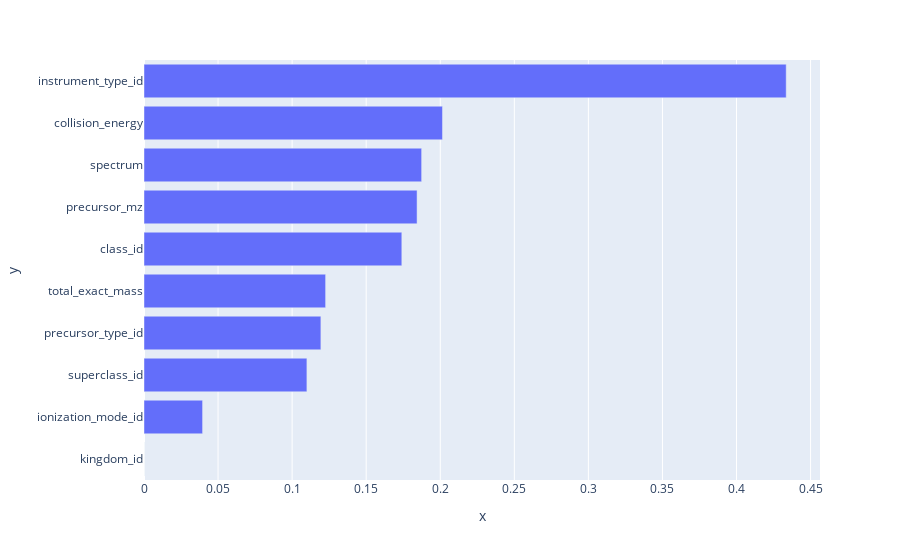

This figure's notebook cell:
### Code cell
import plotly.express as px
fig = px.bar(x=s.values(), y=s.keys(), orientation='h')
fig.show()

### Figure 1 — Plotly figure (JSON) as saved in the notebook; plotly's stock layout.template omitted (floating-point values rounded to 4 significant figures)
{"data": [{"alignmentgroup": "True", "hovertemplate": "x=%{x}<br>y=%{y}<extra></extra>", "legendgroup": "", "marker": {"color": "#636efa", "pattern": {"shape": ""}}, "name": "", "offsetgroup": "", "orientation": "h", "showlegend": false, "textposition": "auto", "type": "bar", "x": [0, 0.03954, 0.11, 0.1194, 0.1226, 0.1741, 0.1843, 0.1874, 0.2015, 0.4335], "xaxis": "x", "y": ["kingdom_id", "ionization_mode_id", "superclass_id", "precursor_type_id", "total_exact_mass", "class_id", "precursor_mz", "spectrum", "collision_energy", "instrument_type_id"], "yaxis": "y"}], "layout": {"barmode": "relative", "legend": {"tracegroupgap": 0}, "margin": {"t": 60}, "xaxis": {"anchor": "y", "domain": [0, 1], "title": {"text": "x"}}, "yaxis": {"anchor": "x", "domain": [0, 1], "title": {"text": "y"}}}}
